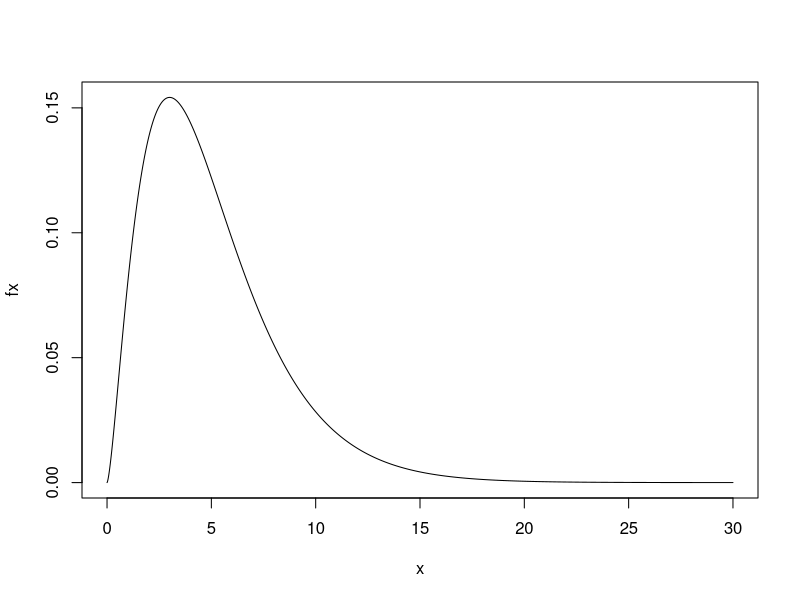
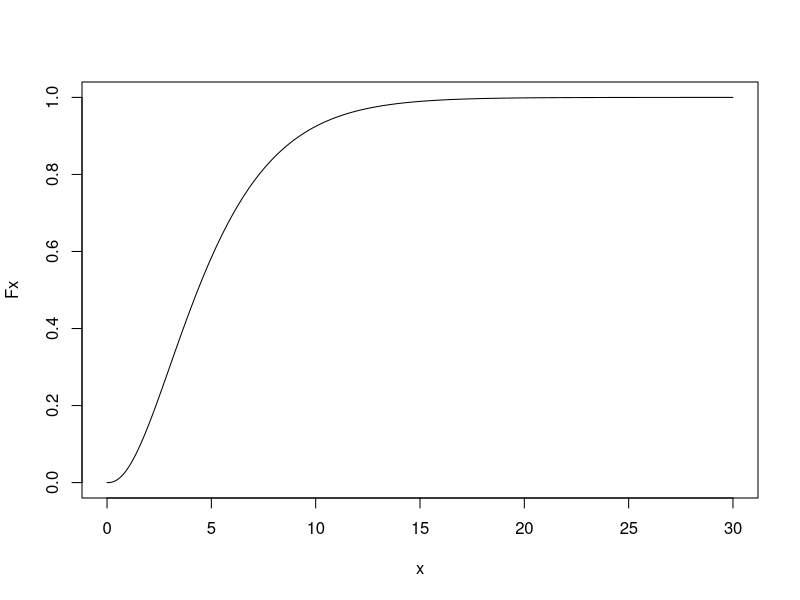
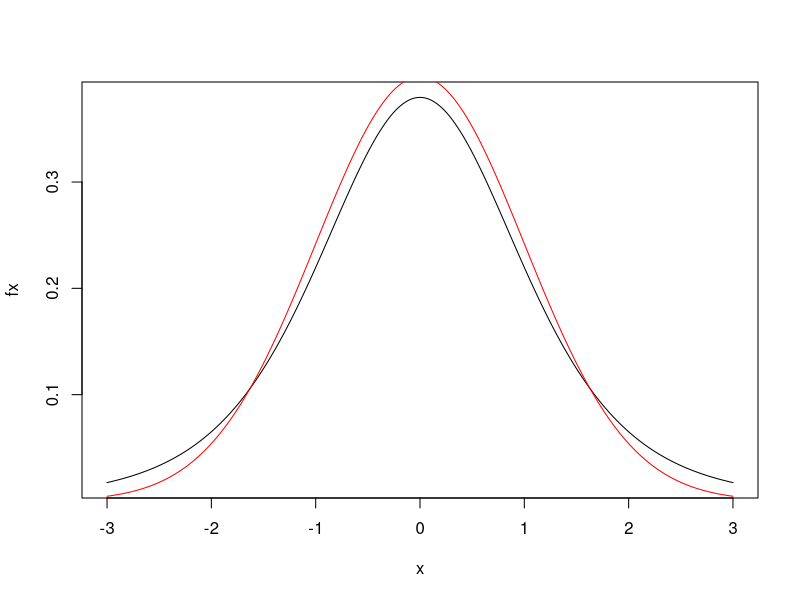
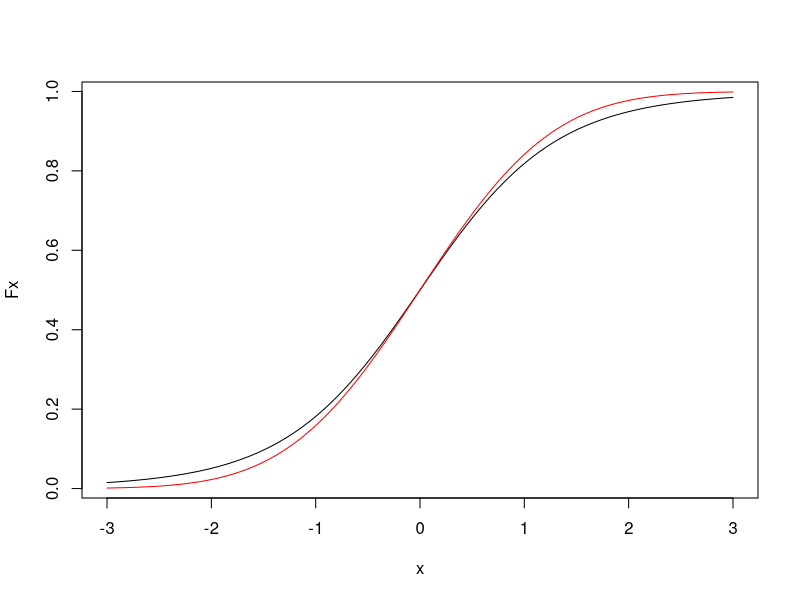
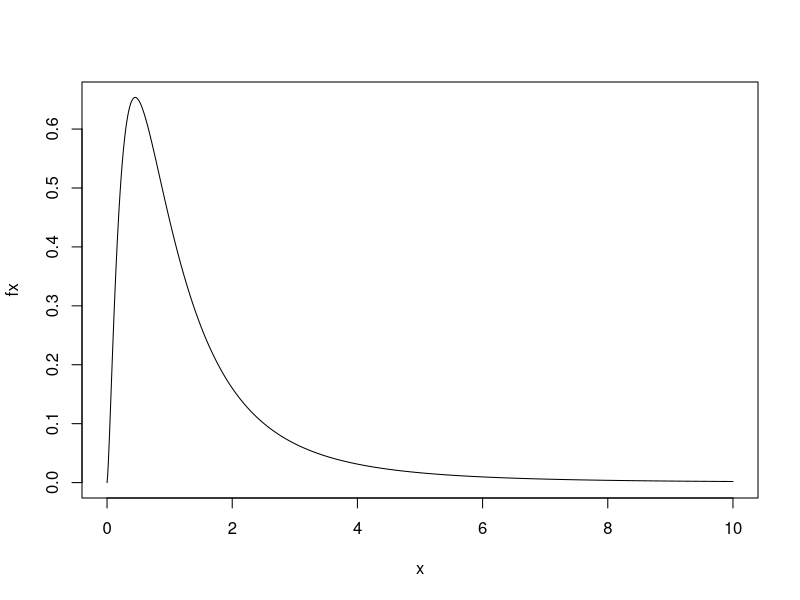
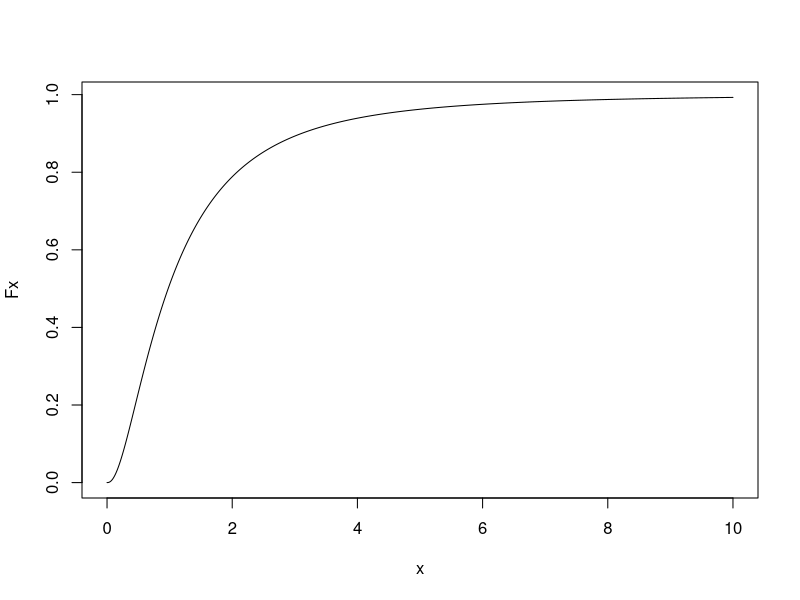
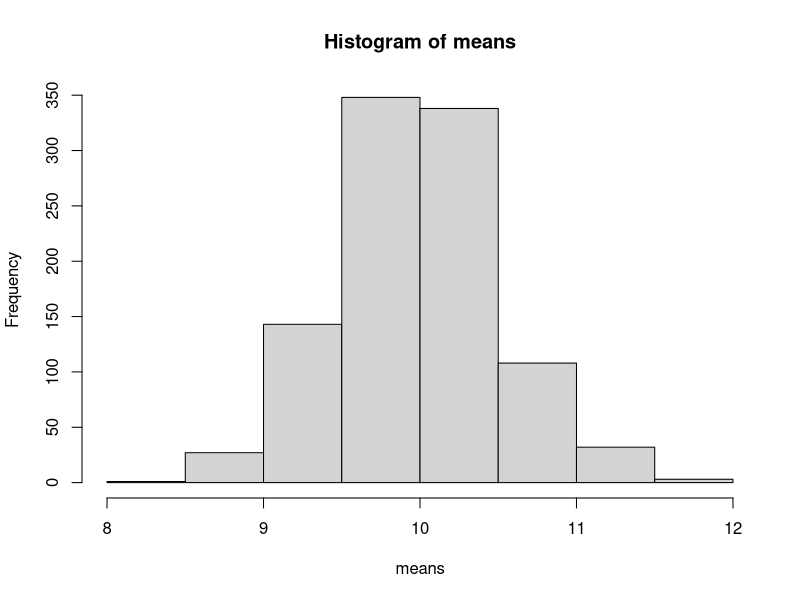
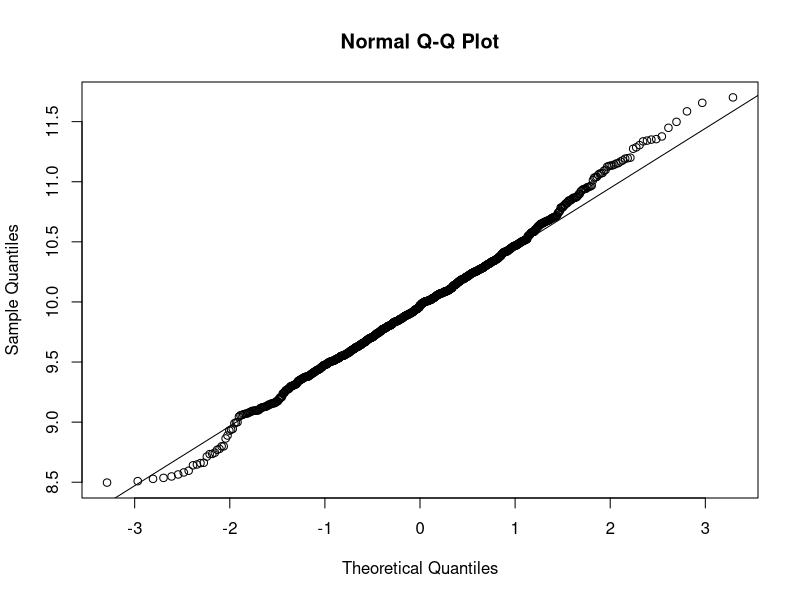

Recreate these plots in R, in order.
# ......................................................................................
# ..........................Exercise 8. Sampling distributions..........................
# .....................................Michal Béreš.....................................
# ......................................................................................

# If text does not display correctly, set File \Reopen with Encoding ... to UTF-8 
# Use CTRL + SHIFT + O to display the contents of the script 
# Use CTRL + ENTER to run commands on a single line 

#  Other selected continuous distributions ####
#  
# * $\chi^2$ - Chi-square distribution(Pearns distribution) ####
#  
# - Use: when estimating the standard deviation(using sampling)
#  
# - Has a single parameter - the number of degrees of freedom
#  
# - $\frac{S^2}{\sigma^2}(n-1) \sim \chi^2_{n-1}$
#  
# - $S$ is the sample standard deviation
#  


n =  5 # number of degrees of freedom
x = seq(from = 0, to = 30, by = 0.01) # x-axis
fx = dchisq(x = x, df = n) # chi-sq probability density. distribution

plot(x, fx, type='l')

Fx = pchisq(q = x, df = n) # distrib. f. of chi-sq. distribution

plot(x, Fx, type='l')

# * $t$ - Student's distribution ####
#  
# - Application: when estimating the mean without exact knowledge of variance(sampling
# only)
#  
# - $\frac{\bar X - \mu}{S}\sqrt{n} \sim t_{n-1} $
#  
# - $\bar X$ is the sample average
#  
# - $S$ is the sample standard deviation
#  
# - converges to a normalized normal distribution with increasing number of degrees of
# freedom
#  


n =  5 # number of degrees of freedom
x = seq(from = -3, to = 3, by = 0.01) # x-axis
fx = dt(x = x, df = n) # probability density of the student's distribution

plot(x, fx, type='l')

fnorm = dnorm(x, mean=0, sd=1)  # norm values. normal dist
lines(x, fnorm, col="red")      # to the last graph


Fx = pt(q = x, df = n) # probability density of the student's distribution

plot(x, Fx, type='l')

Fnorm = pnorm(x, mean=0, sd=1)  # norm values. normal birth
lines(x, Fnorm, col="red")      # to the last graph


# * $F$ - Fisher-Snedecor distribution ####
#  
# - Used to test ratio of variances
#  
# - $\frac{S_1^2/\sigma_1^2}{S_2^2/\sigma_2^2} \sim F_{n_1 - 1, n_2 - 1}$
#  


n = 5  # number of degrees of freedom selection. 1
m = 6  # number of degrees of freedom selection. 2
x = seq(from = 0, to = 10, by = 0.01) # x-axis
fx = df(x = x, df1 = n, df2 = m) # chi-quad probability density. distribution

plot(x, fx, type='l')

Fx = pf(q = x, df1 = n, df2 = m) # chi-quad probability density. distribution

plot(x, Fx, type='l')

#  How does the average of the values from the normal distribution behave? ####
#  
# The function **rnorm(n, mean, sd)** generates **n** values from the normal
# distribution with themeanvalue **mean** and the standard deviation **sd**.
#  


selection_size = 30
mu = 10
sigma = 3
random_selection = rnorm(n=selection_size, mean=mu, sd=sigma) 
random_selection

mean(random_selection)
sd(random_selection)

# ** Random variable: average of values ####
#  


n_selections = 1000
means = numeric(n_selections) # numeric produces vector 0
st_deviations = numeric(n_selections)
for(i in 1:n_selections){
  random_selection = rnorm(n=selection_size,mean=mu,sd=sigma)
  means[i] = mean(random_selection)
  st_deviations[i] = sd(random_selection)
}

hist(means)

qqnorm(means)
qqline(means)

mean(means)
sd(means)
sigma/sqrt(selection_size)

#  How does the average of values from the uniform distribution behave? ####
#  
# The function **runif(n, min, max)** generates **n** values from the uniform
# distribution U(**min, max**).
#  


selection_size = 30
a = 1
b = 7
random_selection=runif(n=selection_size, min=a, max=b)
# random sample

hist(random_selection)

mu = (a+b)/2
mu
mean(random_selection)
sigma = sqrt((b-a)^2/12)
sigma
sd(random_selection)

# ** Random variable: average of values ####
#  


n_selections = 1000
means = numeric(n_selections)
st_deviations = numeric(n_selections)
for(i in 1:n_selections){
  random_selection = runif(n=selection_size, min=a, max=b)
  means[i] = mean(random_selection)
  st_deviations[i] = sd(random_selection)
}

hist(means)

qqnorm(means)
qqline(means)

mean(means)
sd(means)
sigma/sqrt(selection_size)

#  Examples ####
#  
# * Example 1. ####
#  
# The load on an aircraft with 64 seats shall not exceed 6,000 kg. What is the
# probability that this value will be exceeded at full occupancy if the passenger mass
# has a mean value of 90 kg and a standard deviation of 10 kg?
#  


# X... weight 64 passengers
# X~N(64 * 90; 64 * 100)
# P(X>6000)=1 - F(6000)

1 - pnorm(q=6000, mean=64*90, sd=sqrt(64*100))

# * Example 2. ####
#  
# The consignment contains 300 products of a certain type. It is known that the
# probability of making a defective product of this type is 0.04.
#  
# ** a) ####
#  
# Estimate the probability that the proportion of defective products in the consignment
# (300 products) will differ from the probability of producing a defective product by
# less than 1% (i.e. $p-\pi \in <-0.01,0.01>$).
#  


# p-pi from -0.01 to 0.01
# for pi = 0.04, p is from 0.03 to 0.05
# having 300 products, we should observe between 9 and 15 defective ones

# X...number of defective products out of 300
# X~Binom(n=300, pi=0.04)
# P(9 <= X <= 15)=P(X<=15)-P(X<9)
pbinom(15,300,0.04)-pbinom(9-1,300,0.04)

# X=(p - π)/sqrt(π*(1 - π)) * sqrt(n) ∼ N(0, 1)
# P(-0.01/sqrt(π*(1-π))*sqrt(n) < X < 0.01/sqrt(π*(1-π))*sqrt(n))
pi = 0.04
n = 300
bound = 0.01/sqrt(pi*(1-pi))*sqrt(n)
pnorm(q=bound, mean=0, sd=1) - pnorm(q=-bound, mean=0, sd=1)

# ** b) ####
#  
# How will the result change if the shipment contains 3,000 products?
#  


pbinom(150,3000,0.04)-pbinom(90-1,3000,0.04)

n = 3000
bound = 0.01/sqrt(pi*(1-pi))*sqrt(n)
pnorm(q=bound, mean=0, sd=1) - pnorm(q=-bound, mean=0, sd=1)

# * Example 3. ####
#  
# Passenger regularly travel to and from work using public transport. It is known that
# the waiting time for the arrival of public transport ranges from 0 to 3 minutes. What
# is the probability that the total waiting time for a passenger during in 23 working
# days will be less than 80 minutes?
#  


# Y... time of the i-th waiting for public transport
# y~R(0; 3)
# X... total waiting time in 23 days(round trip ⇒ 46 waitings)
# X~N(46 * EY; 46 * DY)
# P(X<80)

a = 0
b = 3
n = 46
EY = (a+b)/2
DY = (b-a)^2/12

pnorm(q=80, mean=n*EY, sd=sqrt(n*DY))

# * Example 4. ####
#  
# Assume that the average electricity consumption of households in a given city in
# January is 120 kWh and the standard deviation of consumption is 100 kWh. Determine the
# probability that the average consumption of 100 randomly selected households will be
# greater than 140 kWh.


# Xi... consumption of the i-th household
# X... average consumption of 100 households
# X~N(EXi; Dxi/n)
# P(X>140)

EXi = 120
DXi = 100^2
n = 100
1 - pnorm(q=140, mean=EXi, sd=sqrt(DXi/n))

# * Example 5. ####
#  
# The Acme Battery Company has developed a new type of mobile phone battery. On average,
# batteries last 60 minutes on a single charge. The standard deviation of this time is 4
# minutes. Assume that the production department runs a quality control test after 6
# months. They performed two random selections with a range of 10 batteries and in both
# found a standard deviation of battery life greater than 6 minutes. How likely were
# they to expect such a result?
#  


# X=(n - 1) * S^2/σ^2
# X ∼ χ_n-1
# P(S>6)=P(X>...)

n = 10
S_obs = 6
sigma = 4
X_obs = (n - 1)*S_obs^2/sigma^2

P_one_observation = 1 - pchisq(q=X_obs, df=n-1)
P_one_observation
P_one_observation^2

# * Example 6. ####
#  
# The mortality tables show a probability of 0.99 that a 35-year-old man will live
# another year. The annual premium for this age group is CZK 2,000, in the event of
# death the insurance company will pay CZK 100,000. What is the probability that the
# profit of the company insuring 500 men aged 35 will be at least CZK 500,000?(Solve in
# two ways - using the binomial distribution and using the binomial distribution
# approximation by the normal distribution.)


# X... number of men out of 500 who won't live to see another year
# X~Bi(500; 0.01)
# Z=500 · 2,000 - X · 100,000
# P(Z ≥ 500,000)=P(X ≤ 5)

pbinom(5, size=500, prob=0.01)

# X~Bi(500; 0.01)~N(500 * 0.01; 500 * 0.01*(1-0.01))
# P(X ≤ 5)~P(X<5.5)(continuity correction)

pnorm(5.5, mean=500*0.01, sd=sqrt(500*0.01*(1-0.01)))

# * Example 7. ####
#  
# Assume that approximately 60% of young men in the population have higher than
# recommended serum cholesterol levels. In a random selection of 200 young men, how
# likely will more than 120 of them have higher than recommended serum cholesterol
# levels?
#  


# X... number of young men out of 200 with higher than recommended serum cholesterol levels
# X ∼ Bi(200; 0.6)
# P(X>120)=1 - P(X ≤ 120)

1 - pbinom(120, size=200, prob=0.6)

# X~N(200 * 0.6; 200 * 0.6(1-0.6)), ie X ≈ N(120; 48)
# 1 - P(X ≤ 120)~1 - P(X<120.5)(continuity correction)

1 - pnorm(120.5, mean=200*0.6, sd=sqrt(200*0.6*(1-0.6)))



